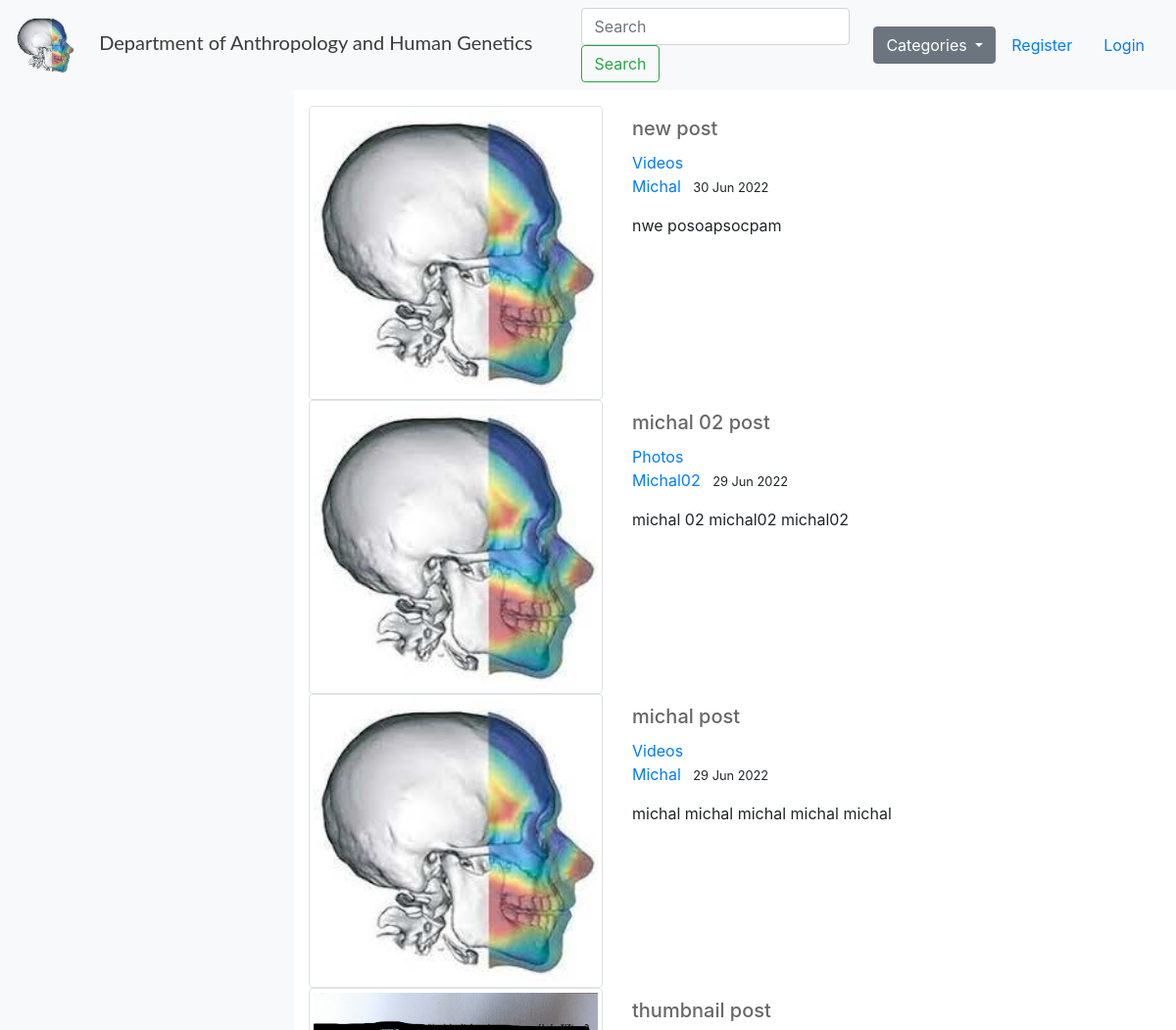
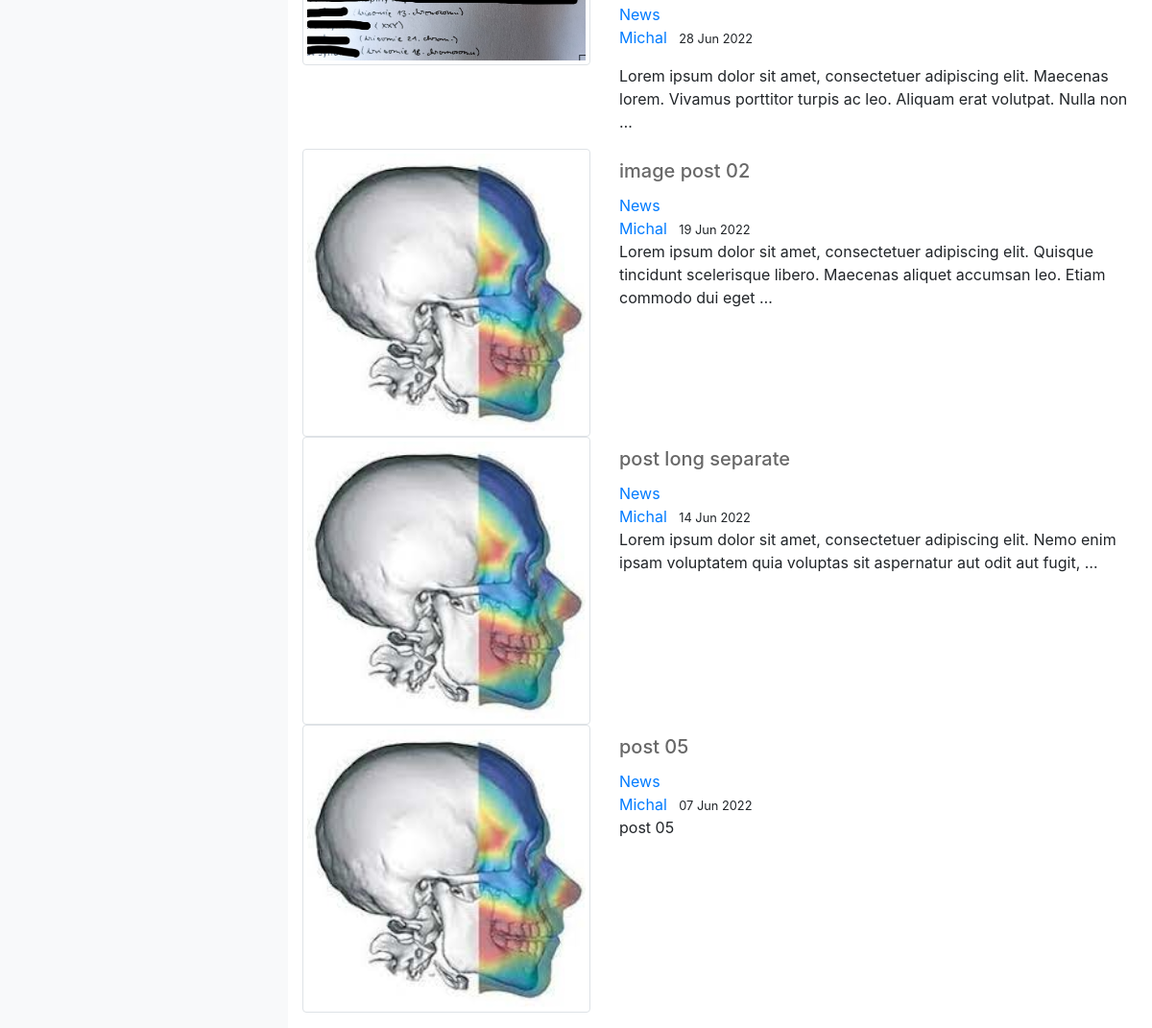
The page / on the database its author committed (2 pictures, top to bottom).
### blog/models.py (models this page shows, shortened)
class Post(models.Model):
    title = models.CharField(max_length=200, unique=True)
    slug = models.SlugField(max_length=200, unique=True)
    author = models.ForeignKey(User, on_delete= models.CASCADE)
    updated_on = models.DateTimeField(auto_now= True)
    content = RichTextField(blank=True, null=True)
    created_on = models.DateTimeField(auto_now_add=True)
    status = models.IntegerField(choices=STATUS, default=1)
    article_image = models.ImageField(null = True, blank = True, upload_to = "images/")
    thumbnail_image = models.ImageField(null = True, blank = True, upload_to = "images/")
    category = models.CharField(max_length=255, default="News")
    likes = models.ManyToManyField(User, related_name='blog_posts')
    class Meta:
        ordering = ['-created_on']

### blog/views.py (the view)
# urls.py: path('', views.PostList.as_view(), name='blog-home'),
class PostList(generic.ListView):
    model = Post
    queryset = Post.objects.filter(status=1).order_by('-created_on')
    template_name = 'blog/home.html'
    def get_context_data(self, *args, **kwargs):
        cat_menu = Category.objects.all()
        context = super(PostList, self).get_context_data(*args, **kwargs)
        context["cat_menu"] = cat_menu
        return context

### blog/models.py (called while the page is built)
    def __str__(self):
        return self.name

### blog/templates/blog/home.html (shortened to what this page needs)
{% extends "blog/base.html" %}
{% load static %}
    {% block content %}
        {% for post in post_list  %}
            <div class="row">
                <article class="media content-section">
                    <div class="col-md-auto align-middle">
                        {% if post.thumbnail_image %}
                            <img src={{post.thumbnail_image.url}} class="img-thumbnail" alt="Article thumbnail">
                        {% else %}
                            <img src="{% static 'images/Logo_transparent.png' %}" class="img-thumbnail" alt="Article thumbnail">
                        {% endif %}
                    </div>
                    <div class="media-body col-8">
                        <div class="article-metadata">
                            <h2><a class="article-title" id="article-title" href="{% url 'article-detail' post.pk %}">{{ post.title }}</a></h2>
                            <a class="mr-2" href="{% url 'category' post.category %}">{{ post.category }}</a></br>
                            <a class="mr-2" href="#">{{ post.author }}</a>
                            <small class="mr-2">{{ post.created_on|date:'d M Y' }}</small>
                            <p class="article-content">{{ post.content|truncatewords:20|safe|linebreaksbr }}</p>
                        </div>
                    </div>
                </article>
            </div>
        {% endfor %}
    {% endblock content %}

### blog/static/css/main03.css (style rules this page uses)
#article-title { font-size: 20px; color:rgb(104, 104, 104); }
.img-thumbnail { width: 300px; height: auto; margin: auto; display: block; }

### rows shown on the page
Post: title "new post", category "Videos", author "Michal", created_on "30 Jun 2022", content "nwe posoapsocpam"
Post: title "michal 02 post", category "Photos", author "Michal02", created_on "29 Jun 2022", content "michal 02 michal02 michal02"
Post: title "michal post", category "Videos", author "Michal", created_on "29 Jun 2022", content "michal michal michal michal michal"
Post: thumbnail_image (picture), title "thumbnail post", category "News", author "Michal", created_on "28 Jun 2022", content "Lorem ipsum dolor sit amet, consectetuer adipiscing elit. Maecenas lorem. Vivamus porttitor turpis ac leo. Aliquam erat volutpat. Nulla non …"
Post: title "image post 02", category "News", author "Michal", created_on "19 Jun 2022", content "Lorem ipsum dolor sit amet, consectetuer adipiscing elit. Quisque tincidunt scelerisque libero. Maecenas aliquet accumsan leo. Etiam commodo dui eget …"
Post: title "post long separate", category "News", author "Michal", created_on "14 Jun 2022", content "Lorem ipsum dolor sit amet, consectetuer adipiscing elit. Nemo enim ipsam voluptatem quia voluptas sit aspernatur aut odit aut fugit, …"
Post: title "post 05", category "News", author "Michal", created_on "07 Jun 2022", content "post 05"
